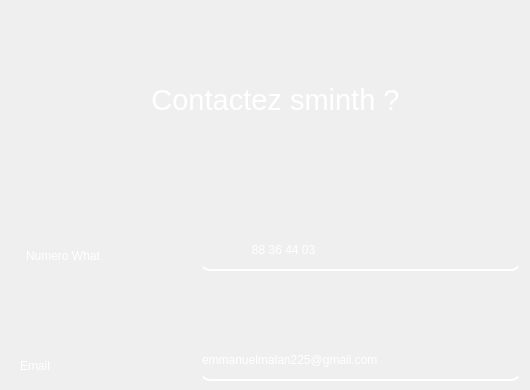
      <widget class="QWidget" name="page_23">
       <widget class="QLabel" name="label_72">
        <property name="geometry">
         <rect>
          <x>110</x>
          <y>40</y>
          <width>331</width>
          <height>121</height>
         </rect>
        </property>
        <property name="styleSheet">
         <string notr="true">font: 63  &quot;Yu Gothic UI Semibold&quot;;
color: rgb(255, 255, 255);</string>
        </property>
        <property name="text">
         <string>&lt;html&gt;&lt;head/&gt;&lt;body&gt;&lt;p align=&quot;center&quot;&gt;&lt;span style=&quot; font-size:22pt;&quot;&gt;Contactez sminth ?&lt;/span&gt;&lt;/p&gt;&lt;/body&gt;&lt;/html&gt;</string>
        </property>
       </widget>
       <widget class="QLineEdit" name="lineEdit_20">
        <property name="geometry">
         <rect>
          <x>200</x>
          <y>230</y>
          <width>321</width>
          <height>41</height>
         </rect>
        </property>
        <property name="cursor">
         <cursorShape>BlankCursor</cursorShape>
        </property>
        <property name="styleSheet">
         <string notr="true">border-radius:10;

font: 75 16pt &quot;MS Shell Dlg 2&quot;;
background:transparent;
border-bottom:solid;
border-width:2px;
border-color: rgb(255, 255, 255);
color:white;</string>
        </property>
        <property name="text">
         <string>               88 36 44 03</string>
        </property>
        <property name="readOnly">
         <bool>true</bool>
        </property>
       </widget>
       <widget class="QLineEdit" name="lineEdit_22">
        <property name="geometry">
         <rect>
          <x>200</x>
          <y>340</y>
          <width>321</width>
          <height>41</height>
         </rect>
        </property>
        <property name="cursor">
         <cursorShape>BlankCursor</cursorShape>
        </property>
        <property name="styleSheet">
         <string notr="true">color:white;border-radius:10;

font: 75 16pt &quot;MS Shell Dlg 2&quot;;
background:transparent;
border-bottom:solid;
border-width:2px;
border-color: rgb(255, 255, 255);</string>
        </property>
        <property name="text">
         <string>emmanuelmalan225@gmail.com</string>
        </property>
        <property name="readOnly">
         <bool>true</bool>
        </property>
       </widget>
       <widget class="QLabel" name="label_4">
        <property name="geometry">
         <rect>
          <x>26</x>
          <y>240</y>
          <width>151</width>
          <height>31</height>
         </rect>
        </property>
        <property name="styleSheet">
         <string notr="true">font: 16pt &quot;Poor Richard&quot;;
color: rgb(255, 255, 255);
</string>
        </property>
        <property name="text">
         <string>Numero What</string>
        </property>
       </widget>
       <widget class="QLabel" name="label_29">
        <property name="geometry">
         <rect>
          <x>20</x>
          <y>350</y>
          <width>151</width>
          <height>31</height>
         </rect>
        </property>
        <property name="styleSheet">
         <string notr="true">font: 16pt &quot;Poor Richard&quot;;
color: rgb(255, 255, 255);
</string>
        </property>
        <property name="text">
         <string>Email</string>
        </property>
       </widget>
      </widget>
